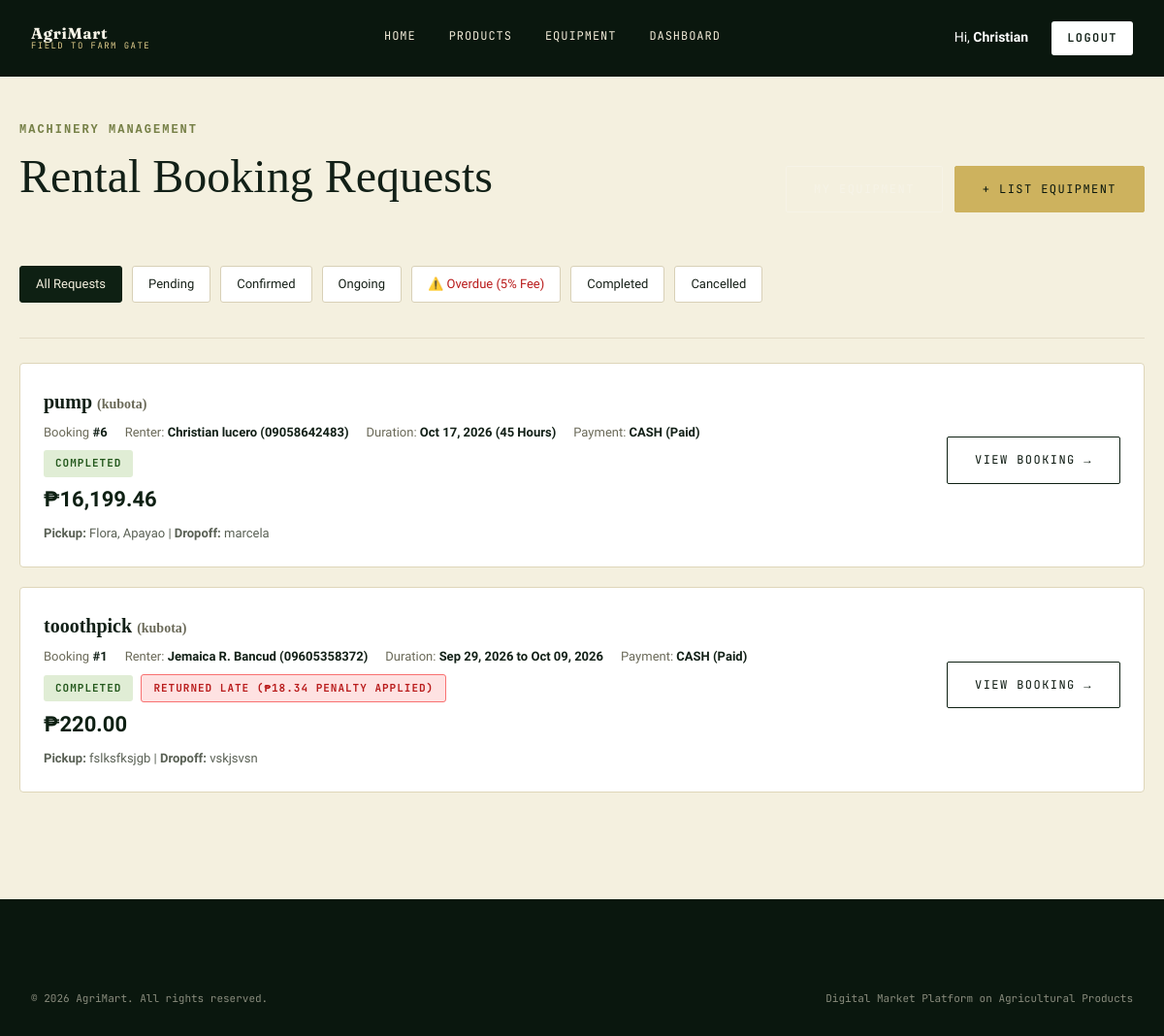
The page /rental_requests.php (signed in) on the database its author committed.
### tables this page shows
CREATE TABLE `bookings` (
  `booking_id` int(10) unsigned NOT NULL AUTO_INCREMENT,
  `equipment_id` int(10) unsigned NOT NULL,
  `renter_id` int(10) unsigned NOT NULL,
  `owner_id` int(10) unsigned NOT NULL,
  `pickup_location` varchar(255) DEFAULT NULL,
  `dropoff_location` varchar(255) DEFAULT NULL,
  `booking_date` date NOT NULL,
  `start_date` date NOT NULL,
  `end_date` date NOT NULL,
  `rental_hours` int(11) DEFAULT NULL,
  `actual_return_date` date DEFAULT NULL,
  `late_days` int(11) DEFAULT 0,
  `late_penalty` decimal(10,2) DEFAULT 0.00,
  `total_amount` decimal(10,2) NOT NULL DEFAULT 0.00,
  `security_deposit` decimal(10,2) NOT NULL DEFAULT 0.00,
  `status` enum('pending','confirmed','ongoing','completed','cancelled') NOT NULL DEFAULT 'pending',
  `created_at` timestamp NOT NULL DEFAULT current_timestamp(),
  `updated_at` timestamp NOT NULL DEFAULT current_timestamp() ON UPDATE current_timestamp(),
  PRIMARY KEY (`booking_id`),
  KEY `idx_booking_renter` (`renter_id`),
  KEY `idx_booking_owner` (`owner_id`),
  KEY `idx_booking_equipment` (`equipment_id`),
  CONSTRAINT `fk_booking_equipment` FOREIGN KEY (`equipment_id`) REFERENCES `equipment` (`equipment_id`) ON UPDATE CASCADE,
  CONSTRAINT `fk_booking_owner` FOREIGN KEY (`owner_id`) REFERENCES `users` (`user_id`) ON UPDATE CASCADE,
  CONSTRAINT `fk_booking_renter` FOREIGN KEY (`renter_id`) REFERENCES `users` (`user_id`) ON UPDATE CASCADE
);

CREATE TABLE `equipment` (
  `equipment_id` int(10) unsigned NOT NULL AUTO_INCREMENT,
  `user_id` int(10) unsigned NOT NULL,
  `category_id` int(10) unsigned NOT NULL,
  `equipment_name` varchar(150) NOT NULL,
  `description` text DEFAULT NULL,
  `brand` varchar(100) DEFAULT NULL,
  `model` varchar(100) DEFAULT NULL,
  `rate_type` enum('hourly','daily') NOT NULL DEFAULT 'daily',
  `rate_price` decimal(10,2) NOT NULL DEFAULT 0.00,
  `availability` enum('available','rented','maintenance') NOT NULL DEFAULT 'available',
  `image_url` varchar(255) DEFAULT NULL,
  `status` enum('active','inactive','deleted','archived') NOT NULL DEFAULT 'active',
  `created_at` timestamp NOT NULL DEFAULT current_timestamp(),
  `updated_at` timestamp NOT NULL DEFAULT current_timestamp() ON UPDATE current_timestamp(),
  `location_city` varchar(100) DEFAULT NULL,
  `location_province` varchar(100) DEFAULT NULL,
  `admin_deactivated` tinyint(1) NOT NULL DEFAULT 0,
  `deactivation_reason` varchar(255) DEFAULT NULL,
  `retrieval_message` text DEFAULT NULL,
  `retrieval_status` enum('none','pending','approved','rejected') NOT NULL DEFAULT 'none',
  `retrieval_requested_at` datetime DEFAULT NULL,
  PRIMARY KEY (`equipment_id`),
  KEY `idx_equipment_user` (`user_id`),
  KEY `idx_equipment_category` (`category_id`),
  KEY `idx_equipment_name` (`equipment_name`),
  CONSTRAINT `fk_equipment_category` FOREIGN KEY (`category_id`) REFERENCES `categories` (`category_id`) ON UPDATE CASCADE,
  CONSTRAINT `fk_equipment_user` FOREIGN KEY (`user_id`) REFERENCES `users` (`user_id`) ON DELETE CASCADE ON UPDATE CASCADE
);

CREATE TABLE `users` (
  `user_id` int(10) unsigned NOT NULL AUTO_INCREMENT,
  `full_name` varchar(150) NOT NULL,
  `email` varchar(150) NOT NULL,
  `phone` varchar(20) DEFAULT NULL,
  `id_type` varchar(100) DEFAULT NULL,
  `id_number` varchar(100) DEFAULT NULL,
  `id_card_image` varchar(255) DEFAULT NULL,
  `is_verified` enum('pending','verified','rejected') DEFAULT 'pending',
  `password` varchar(255) NOT NULL,
  `role` enum('user','admin') NOT NULL DEFAULT 'user',
  `status` enum('active','inactive','banned') NOT NULL DEFAULT 'active',
  `created_at` timestamp NOT NULL DEFAULT current_timestamp(),
  `updated_at` timestamp NOT NULL DEFAULT current_timestamp() ON UPDATE current_timestamp(),
  `email_verification_token` varchar(100) DEFAULT NULL,
  `email_verified` tinyint(1) DEFAULT 1,
  `face_image` varchar(255) DEFAULT NULL,
  `face_verified` enum('pending','verified','rejected') DEFAULT 'pending',
  PRIMARY KEY (`user_id`),
  UNIQUE KEY `email` (`email`)
);

CREATE TABLE `payments` (
  `payment_id` int(10) unsigned NOT NULL AUTO_INCREMENT,
  `user_id` int(10) unsigned NOT NULL,
  `order_id` int(10) unsigned DEFAULT NULL,
  `booking_id` int(10) unsigned DEFAULT NULL,
  `payment_method` enum('cash','gcash','maya','bank_transfer') NOT NULL DEFAULT 'cash',
  `buyer_bank_name` varchar(100) DEFAULT NULL,
  `buyer_account_name` varchar(150) DEFAULT NULL,
  `buyer_account_number` varchar(100) DEFAULT NULL,
  `amount` decimal(10,2) NOT NULL,
  `payment_status` enum('pending','paid','failed','refunded') NOT NULL DEFAULT 'pending',
  `transaction_ref` varchar(150) DEFAULT NULL,
  `payment_proof` varchar(255) DEFAULT NULL,
  `paid_at` datetime DEFAULT NULL,
  `created_at` timestamp NOT NULL DEFAULT current_timestamp(),
  PRIMARY KEY (`payment_id`),
  KEY `fk_payment_order` (`order_id`),
  KEY `fk_payment_booking` (`booking_id`),
  KEY `idx_payment_user` (`user_id`),
  CONSTRAINT `fk_payment_booking` FOREIGN KEY (`booking_id`) REFERENCES `bookings` (`booking_id`) ON DELETE SET NULL ON UPDATE CASCADE,
  CONSTRAINT `fk_payment_order` FOREIGN KEY (`order_id`) REFERENCES `orders` (`order_id`) ON DELETE SET NULL ON UPDATE CASCADE,
  CONSTRAINT `fk_payment_user` FOREIGN KEY (`user_id`) REFERENCES `users` (`user_id`) ON UPDATE CASCADE
);

### rental_requests.php (the view, shortened to what this page needs)
<?php
require_once 'config.php';
$userId = (int) $_SESSION['user_id'];
$fullName = $_SESSION['full_name'] ?? 'User';
$parts = explode(' ', trim($fullName));
$firstName = $parts[0] ?? 'User';
$statusFilter = trim($_GET['status'] ?? '');
$sql = "
    SELECT
        b.booking_id,
        b.booking_date,
        b.start_date,
        b.end_date,
        b.rental_hours,
        b.actual_return_date,
        b.total_amount,
        b.security_deposit,
        b.late_days,
        b.late_penalty,
        b.status,
        b.pickup_location,
        b.dropoff_location,
        e.equipment_name,
        e.brand,
        e.image_url,
        u.full_name AS renter_name,
        u.phone AS renter_phone,
        u.email AS renter_email,
        p.payment_method,
        p.payment_status
    FROM bookings b
    INNER JOIN equipment e ON b.equipment_id = e.equipment_id
    INNER JOIN users u ON b.renter_id = u.user_id
    LEFT JOIN payments p ON b.booking_id = p.booking_id
    WHERE b.owner_id = ?
";
$sql .= " ORDER BY b.booking_id DESC";
$stmt = $conn->prepare($sql);
if (!empty($statusFilter) && $statusFilter !== 'overdue') {
    $stmt->bind_param('is', $userId, $statusFilter);
} else {
    $stmt->bind_param('i', $userId);
}
$stmt->execute();
$result = $stmt->get_result();
$requests = [];
while ($row = $result->fetch_assoc()) {
    $requests[] = $row;
}
?>
<!DOCTYPE html>
<html lang="en">
<head>
    <link rel="stylesheet" href="css/style.css">
</head>
<body>
<header class="site-header">
<div class="wrap">
    <a href="index.php" class="logo">
        <span class="logo-text"><b>AgriMart</b><span>Field to Farm Gate</span></span>
    </a>
    <nav class="main-nav">
        <a href="index.php">Home</a>
        <a href="products.php">Products</a>
        <a href="equipment.php">Equipment</a>
        <a href="dashboard.php">Dashboard</a>
    </nav>
    <div class="header-actions">
        <span style="color:#fff; font-size:14px; margin-right:10px;">Hi, <strong><?= htmlspecialchars($firstName) ?></strong></span>
        <a href="logout.php" class="btn btn-light" style="background:#fff; color:#122017; font-weight:600; border:none; padding:8px 16px; border-radius:3px;">Logout</a>
    </div>
</div>
</header>
<main class="page-wrap">
    <div class="page-header">
        <div>
            <span class="eyebrow" style="color:#768047; font-family:monospace; text-transform:uppercase; letter-spacing:2px; font-size:12px; font-weight:700;">Machinery Management</span>
            <h1>Rental Booking Requests</h1>
        </div>
        <div>
            <a href="my_equipment.php" class="btn btn-light" style="margin-right:8px;">My Equipment</a>
            <a href="add_equipment.php" class="btn btn-solid">+ List Equipment</a>
        </div>
    </div>
    <div class="filter-bar">
        <a href="rental_requests.php" class="filter-btn <?= empty($statusFilter) ? 'active' : '' ?>">All Requests</a>
        <a href="rental_requests.php?status=pending" class="filter-btn <?= $statusFilter === 'pending' ? 'active' : '' ?>">Pending</a>
        <a href="rental_requests.php?status=confirmed" class="filter-btn <?= $statusFilter === 'confirmed' ? 'active' : '' ?>">Confirmed</a>
        <a href="rental_requests.php?status=ongoing" class="filter-btn <?= $statusFilter === 'ongoing' ? 'active' : '' ?>">Ongoing</a>
        <a href="rental_requests.php?status=overdue" class="filter-btn <?= $statusFilter === 'overdue' ? 'active' : '' ?>" style="color:#b91c1c;">⚠️ Overdue (5% Fee)</a>
        <a href="rental_requests.php?status=completed" class="filter-btn <?= $statusFilter === 'completed' ? 'active' : '' ?>">Completed</a>
        <a href="rental_requests.php?status=cancelled" class="filter-btn <?= $statusFilter === 'cancelled' ? 'active' : '' ?>">Cancelled</a>
    </div>
    <?php if (empty($requests)): ?>
        <div style="background:#fff; border:1px solid #ded6b9; padding:50px; text-align:center; border-radius:4px;">
            <h3 style="font-family:Georgia,serif; font-size:24px; margin-bottom:10px;">No rental requests found</h3>
            <p style="color:#6b6a59; margin-bottom:25px;">When users request to rent your machinery, their requests will appear here for approval.</p>
            <a href="my_equipment.php" class="btn btn-solid">Manage Equipment Listings</a>
        </div>
    <?php else: ?>
        <?php foreach ($requests as $r): ?>
            <?php
            $todayTimestamp = strtotime(date('Y-m-d'));
            $endTimestamp = strtotime($r['end_date']);
            $isOverdue = in_array($r['status'], ['confirmed', 'ongoing']) && ($todayTimestamp > $endTimestamp);
            $penaltyInfo = calculateRentalLatePenalty($r['total_amount'], $r['security_deposit'], $r['start_date'], $r['end_date'], $r['actual_return_date']);
            $daysLate = $penaltyInfo['days_late'];
            ?>
            <div class="req-card <?= $isOverdue ? 'overdue-card' : '' ?>">
                <div class="req-grid">
                    <div>
                        <div style="font-family:Georgia,serif; font-size:20px; font-weight:700; color:#122017; margin-bottom:6px;">
                            <?= htmlspecialchars($r['equipment_name']) ?>
                            <?php if (!empty($r['brand'])): ?><small style="font-family:inherit; font-size:14px; color:#6b6a59;">(<?= htmlspecialchars($r['brand']) ?>)</small><?php endif; ?>
                        </div>
                        <div class="meta-row">
                            <span>Booking <strong>#<?= (int)$r['booking_id'] ?></strong></span>
                            <span>Renter: <strong><?= htmlspecialchars($r['renter_name']) ?> (<?= htmlspecialchars($r['renter_phone'] ?: $r['renter_email']) ?>)</strong></span>
                            <span>Duration: <strong><?= (!empty($r['rental_hours']) && (int)$r['rental_hours'] > 0) ? (date('M d, Y', strtotime($r['start_date'])) . ' (' . (int)$r['rental_hours'] . ' ' . ((int)$r['rental_hours'] === 1 ? 'Hour' : 'Hours') . ')') : (date('M d, Y', strtotime($r['start_date'])) . ' to ' . date('M d, Y', strtotime($r['end_date']))) ?></strong></span>
                            <span>Payment: <strong><?= htmlspecialchars(strtoupper($r['payment_method'] ?? 'CASH')) ?> (<?= htmlspecialchars(ucfirst($r['payment_status'] ?? 'pending')) ?>)</strong></span>
                        </div>
                        <div style="display:flex; align-items:center; gap:8px; flex-wrap:wrap; margin-top:4px;">
                            <span class="badge badge-<?= htmlspecialchars($r['status']) ?>"><?= htmlspecialchars(ucfirst($r['status'])) ?></span>
                            <?php if ($isOverdue): ?>
                                <span class="badge badge-overdue">🚨 OVERDUE (<?= $daysLate ?> Days Late • 5% Daily Fee)</span>
                            <?php elseif ($r['status'] === 'completed' && (float)$r['late_penalty'] > 0): ?>
                                <span class="badge badge-overdue">Returned Late (₱<?= number_format((float)$r['late_penalty'], 2) ?> Penalty Applied)</span>
                            <?php endif; ?>
                        </div>
                        <div class="req-total">₱<?= number_format((float)$r['total_amount'], 2) ?></div>
                        <div style="font-size:13px; color:#596054; margin-top:8px;">
                            <strong>Pickup:</strong> <?= htmlspecialchars($r['pickup_location']) ?> | <strong>Dropoff:</strong> <?= htmlspecialchars($r['dropoff_location']) ?>
                        </div>
                    </div>
                    <div>
                        <a href="booking_details.php?id=<?= (int)$r['booking_id'] ?>" class="btn btn-dark" style="margin-bottom:10px; display:inline-block;">View Booking →</a>
                    </div>
                </div>
            </div>
        <?php endforeach; ?>
    <?php endif; ?>
</main>
<footer class="site-footer">
<div class="wrap">
    <div class="footer-bottom">
        <span>© 2026 AgriMart. All rights reserved.</span>
        <span>Digital Market Platform on Agricultural Products</span>
    </div>
</div>
</footer>
</body>
</html>

### css/style.css (style rules this page uses)
:root { --forest-950:#0a170e; --forest-900:#0e2013; --forest-800:#17301c; --forest-600:#2f5233; --moss-500:#5c8a4a; --moss-400:#7fa968; --wheat-400:#cdb25e; --wheat-300:#e0cd8c; --cream-50:#f6f3e7; --cream-100:#efe9d6; --ink-900:#12140f; --font-display:'Fraunces', serif; --font-body:'Work Sans', sans-serif; --font-mono:'JetBrains Mono', monospace; --container: 1200px; --radius: 4px; }
*,*::before,*::after { box-sizing:border-box; }
html { scroll-behavior:smooth; }
body { margin:0; background:var(--cream-50); color:var(--ink-900); font-family:var(--font-body); line-height:1.55; -webkit-font-smoothing:antialiased; }
a { color:inherit; text-decoration:none; }
h1,h2,h3,h4 { font-family:var(--font-display); margin:0; font-weight:500; }
.wrap { max-width:var(--container); margin:0 auto; padding:0 32px; }
.eyebrow { font-family:var(--font-mono); font-size:12px; letter-spacing:.14em; text-transform:uppercase; color:var(--wheat-400); }
.btn { display:inline-flex; align-items:center; gap:10px; padding:14px 28px; font-family:var(--font-mono); font-size:12px; letter-spacing:.12em; text-transform:uppercase; border-radius:2px; border:1px solid currentColor; background:transparent; transition:background .25s ease, color .25s ease, transform .15s ease; }
.btn-light { color:var(--cream-50); }
.btn-dark { color:var(--forest-950); border-color:var(--forest-900); }
.btn-solid { background:var(--wheat-400); border-color:var(--wheat-400); color:var(--forest-950); }
.site-header { position:fixed; top:0; left:0; right:0; z-index:100; padding:22px 0; transition:background .3s ease, padding .3s ease, box-shadow .3s ease; }
.site-header .wrap { display:flex; align-items:center; justify-content:space-between; gap:24px; }
.logo { display:flex; align-items:center; gap:10px; color:var(--cream-50); }
.logo-text { display:flex; flex-direction:column; line-height:1.1; }
.logo-text b { font-family:var(--font-display); font-size:16px; letter-spacing:.04em; }
.logo-text span { font-family:var(--font-mono); font-size:9px; letter-spacing:.16em; color:var(--wheat-300); text-transform:uppercase; }
.main-nav { display:flex; align-items:center; gap:34px; }
.main-nav a { color:var(--cream-100); font-family:var(--font-mono); font-size:12px; letter-spacing:.08em; text-transform:uppercase; padding-bottom:4px; border-bottom:1px solid transparent; transition:border-color .2s ease, color .2s ease; }
.header-actions { display:flex; align-items:center; gap:14px; }
.header-actions .btn { padding:10px 20px; }
.badge { display:inline-block; padding:3px 9px; border-radius:2px; font-family:var(--font-mono); font-size:10px; letter-spacing:.08em; text-transform:uppercase; }
.filter-bar { display:flex; gap:14px; flex-wrap:wrap; align-items:center; padding:20px 0 36px; border-bottom:1px solid #e4ddc7; margin-bottom:40px; }
.site-footer { background:var(--forest-950); color:var(--cream-100); padding:70px 0 30px; }
.footer-bottom { display:flex; justify-content:space-between; padding-top:24px; font-family:var(--font-mono); font-size:11px; opacity:.55; flex-wrap:wrap; gap:10px; }

### rows shown on the page
bookings: equipment.equipment_name "pump", equipment.brand "kubota", booking_id "6", renter.full_name "Christian lucero", renter.phone "09058642483", start_date "Oct 17, 2026", rental_hours "45", shows "Hours", payments.payment_method "CASH", payments.payment_status "Paid", status "COMPLETED", total_amount "16,199.46", pickup_location "Flora, Apayao", dropoff_location "marcela"
bookings: equipment.equipment_name "tooothpick", equipment.brand "kubota", booking_id "1", renter.full_name "Jemaica R. Bancud", renter.phone "09605358372", start_date "Sep 29, 2026", end_date "Oct 09, 2026", payments.payment_method "CASH", payments.payment_status "Paid", status "COMPLETED", late_penalty "18.34", total_amount "220.00", pickup_location "fslksfksjgb", dropoff_location "vskjsvsn"

### other values the page prints
$firstName "Christian"
